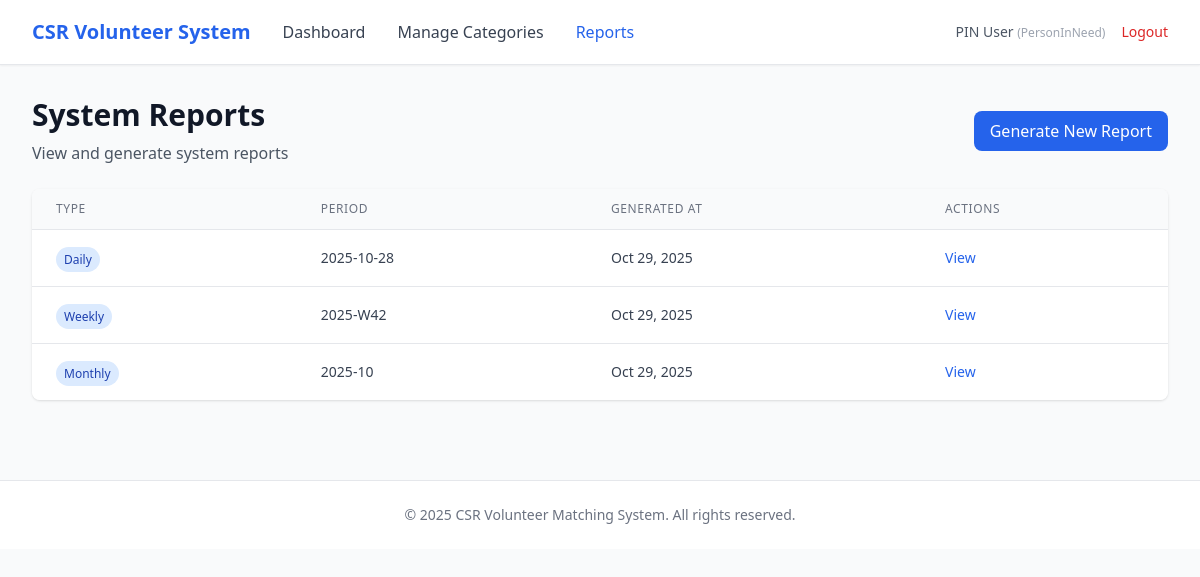
/pm/reports (signed in), run on the app's committed database.
### app/entity/user_account.py (models this page shows, shortened)
class UserAccount(UserMixin, db.Model):
    __tablename__ = "user_accounts"
    userID = db.Column(db.Integer, primary_key=True, autoincrement=True)  # explicit auto increment
    name = db.Column(db.String(100), nullable=False)
    email = db.Column(db.String(120), nullable=False, unique=True, index=True)
    _password = db.Column("password", db.String(255), nullable=False)
    age = db.Column(db.Integer)
    phoneNumber = db.Column(db.String(20))
    isActive = db.Column(db.Boolean, default=True)
    profileID = db.Column(db.Integer, db.ForeignKey("user_profiles.profileID"), nullable=False)
    profile = db.relationship("UserProfile", back_populates="users", lazy=True)
    @property
    def password(self):
        raise AttributeError("Password is write-only.")
    @password.setter
    def password(self, raw):
        self._password = generate_password_hash(raw)

### app/entity/user_profile.py (models this page shows)
class UserProfile(db.Model):
    __tablename__ = "user_profiles"
    profileID   = db.Column(db.Integer, primary_key=True, autoincrement=True)  # explicit auto increment
    profileName = db.Column(db.String(50), nullable=False, unique=True)
    description = db.Column(db.String(255))
    isActive    = db.Column(db.Boolean, default=True)
    users = db.relationship("UserAccount", back_populates="profile", lazy=True)

### app/entity/report.py (models this page shows)
class Report(db.Model):
    __tablename__ = "reports"
    reportID    = db.Column(db.Integer, primary_key=True)
    reportTitle = db.Column(db.String(255), nullable=False)
    reportType  = db.Column(db.String(50), nullable=False)
    generatedBy = db.Column(db.Integer, db.ForeignKey("user_accounts.userID"), nullable=False)
    reportData  = db.Column(db.Text)
    period      = db.Column(db.String(50))
    generatedAt = db.Column(db.DateTime, default=db.func.now(), nullable=False)

### app/boundary/routes.py (the view)
@boundary_bp.route("/pm/reports")
@login_required
def pm_reports():
    page = request.args.get("page", 1, type=int)
    per_page = 10
    from app.entity.report import Report
    pagination = Report.query.order_by(Report.generatedAt.desc()).paginate(page=page, per_page=per_page, error_out=False)
    return render_template(
        "pm/reports.html",
        reports=pagination.items,
        pagination=pagination
    )

### app/entity/user_account.py (called while the page is built)
@login_manager.user_loader
def load_user(user_id):
    return UserAccount.query.get(int(user_id))

### app/templates/pm/reports.html (shortened to what this page needs)
{% extends "base.html" %}
{% block nav_links %}
<a href="{{ url_for('boundary.pm_dashboard') }}" class="text-gray-700 hover:text-primary">Dashboard</a>
<a href="{{ url_for('boundary.pm_categories') }}" class="text-gray-700 hover:text-primary">Manage Categories</a>
<a href="{{ url_for('boundary.pm_reports') }}" class="text-primary font-medium">Reports</a>
{% endblock %}
{% block content %}
<div class="mb-6 flex justify-between items-center">
    <div>
        <h1 class="text-3xl font-bold text-gray-900">System Reports</h1>
        <p class="text-gray-600 mt-2">View and generate system reports</p>
    </div>
    <a href="{{ url_for('boundary.pm_generate_report') }}"
       class="px-4 py-2 bg-primary text-white rounded-lg hover:bg-blue-700 transition">
        Generate New Report
    </a>
</div>
<div class="bg-white rounded-lg shadow overflow-hidden">
    <table class="min-w-full divide-y divide-gray-200">
        <thead class="bg-gray-50">
            <tr>
                <th class="px-6 py-3 text-left text-xs font-medium text-gray-500 uppercase tracking-wider">Type</th>
                <th class="px-6 py-3 text-left text-xs font-medium text-gray-500 uppercase tracking-wider">Period</th>
                <th class="px-6 py-3 text-left text-xs font-medium text-gray-500 uppercase tracking-wider">Generated At</th>
                <th class="px-6 py-3 text-left text-xs font-medium text-gray-500 uppercase tracking-wider">Actions</th>
            </tr>
        </thead>
        <tbody class="bg-white divide-y divide-gray-200">
            {% for report in reports %}
            <tr>
                <td class="px-6 py-4">
                    <span class="px-2 py-1 text-xs font-medium rounded-full bg-blue-100 text-blue-800">
                        {{ report.reportType|capitalize }}
                    </span>
                </td>
                <td class="px-6 py-4 text-sm text-gray-700">{{ report.period }}</td>
                <td class="px-6 py-4 text-sm text-gray-700">
                    {{ report.generatedAt.strftime('%b %d, %Y') }}
                </td>
                <td class="px-6 py-4 text-sm">
                    <a href="{{ url_for('boundary.pm_view_report', report_id=report.reportID) }}"
                       class="text-blue-600 hover:text-blue-800">View</a>
                </td>
            </tr>
            {% endfor %}
        </tbody>
    </table>
</div>
{% endblock %}

### app/templates/base.html (shortened to what this page needs)
<!DOCTYPE html>
<html lang="en">
<head>
    <script src="https://cdn.tailwindcss.com"></script>
</head>
<body class="bg-gray-50 min-h-screen">
    {% if current_user.is_authenticated %}
    <nav class="bg-white shadow-sm border-b border-gray-200">
        <div class="max-w-7xl mx-auto px-4 sm:px-6 lg:px-8">
            <div class="flex justify-between items-center h-16">
                <div class="flex items-center gap-8">
                    <a href="{{ url_for('boundary.login') }}" class="text-xl font-bold text-primary">
                        CSR Volunteer System
                    </a>
                    {% block nav_links %}{% endblock %}
                </div>
                <div class="flex items-center gap-4">
                    <span class="text-sm text-gray-600">
                        {{ current_user.name }}
                        <span class="text-xs text-gray-400">({{ current_user.profile.profileName }})</span>
                    </span>
                    <a href="{{ url_for('boundary.logout') }}" class="text-sm text-red-600 hover:text-red-700">
                        Logout
                    </a>
                </div>
            </div>
        </div>
    </nav>
    {% endif %}
    <main class="max-w-7xl mx-auto px-4 sm:px-6 lg:px-8 py-8">
        {% block content %}{% endblock %}
    </main>
    <footer class="bg-white border-t border-gray-200 mt-12">
        <div class="max-w-7xl mx-auto px-4 sm:px-6 lg:px-8 py-6">
            <p class="text-center text-sm text-gray-500">
                &copy; 2025 CSR Volunteer Matching System. All rights reserved.
            </p>
        </div>
    </footer>
</body>
</html>

### data on the page
UserAccount: name "PIN User"
UserProfile: profile.profileName "PersonInNeed"
Report: reportType "Daily", period "2025-10-28", generatedAt "Oct 29, 2025"
Report: reportType "Weekly", period "2025-W42", generatedAt "Oct 29, 2025"
Report: reportType "Monthly", period "2025-10", generatedAt "Oct 29, 2025"
